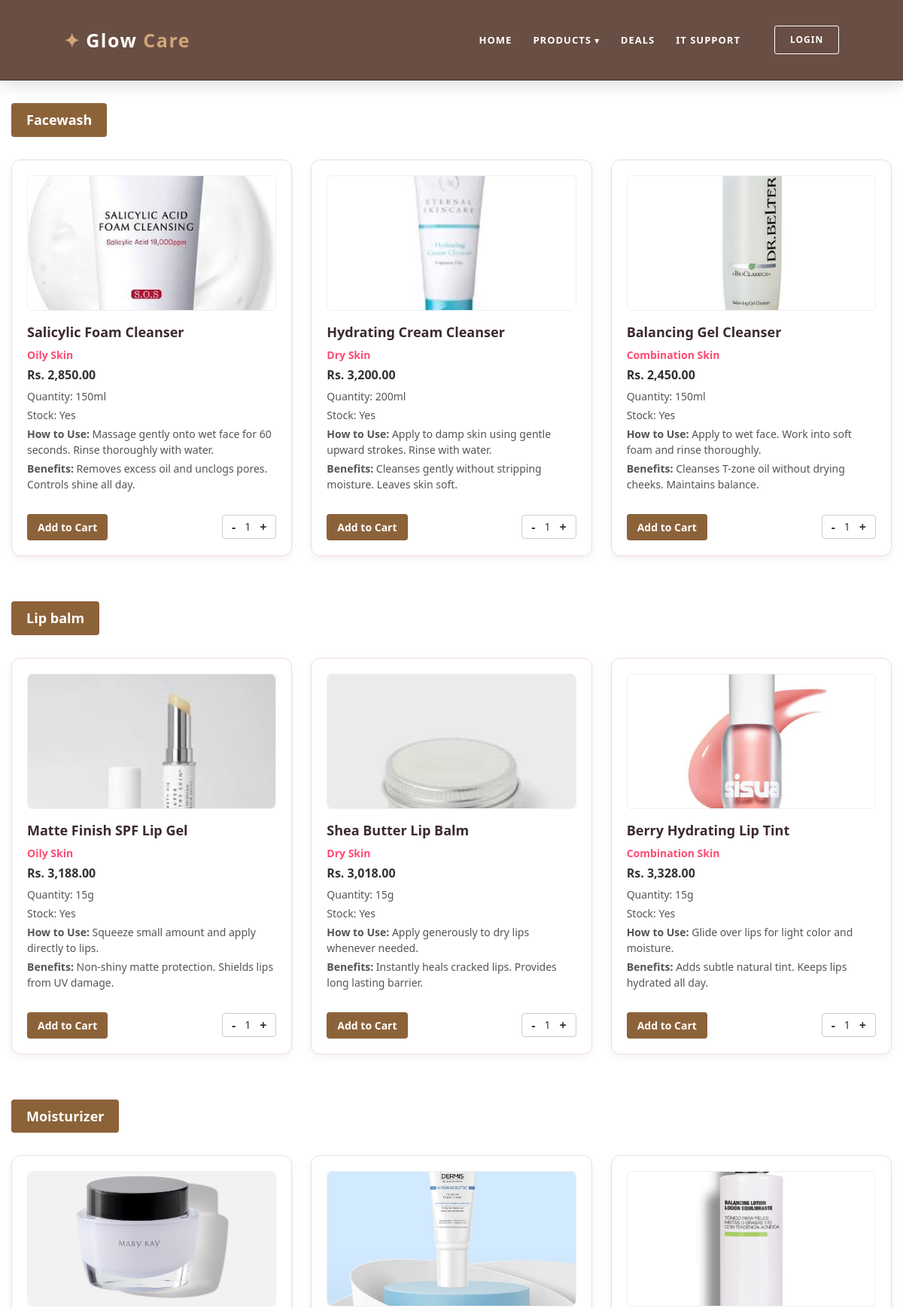
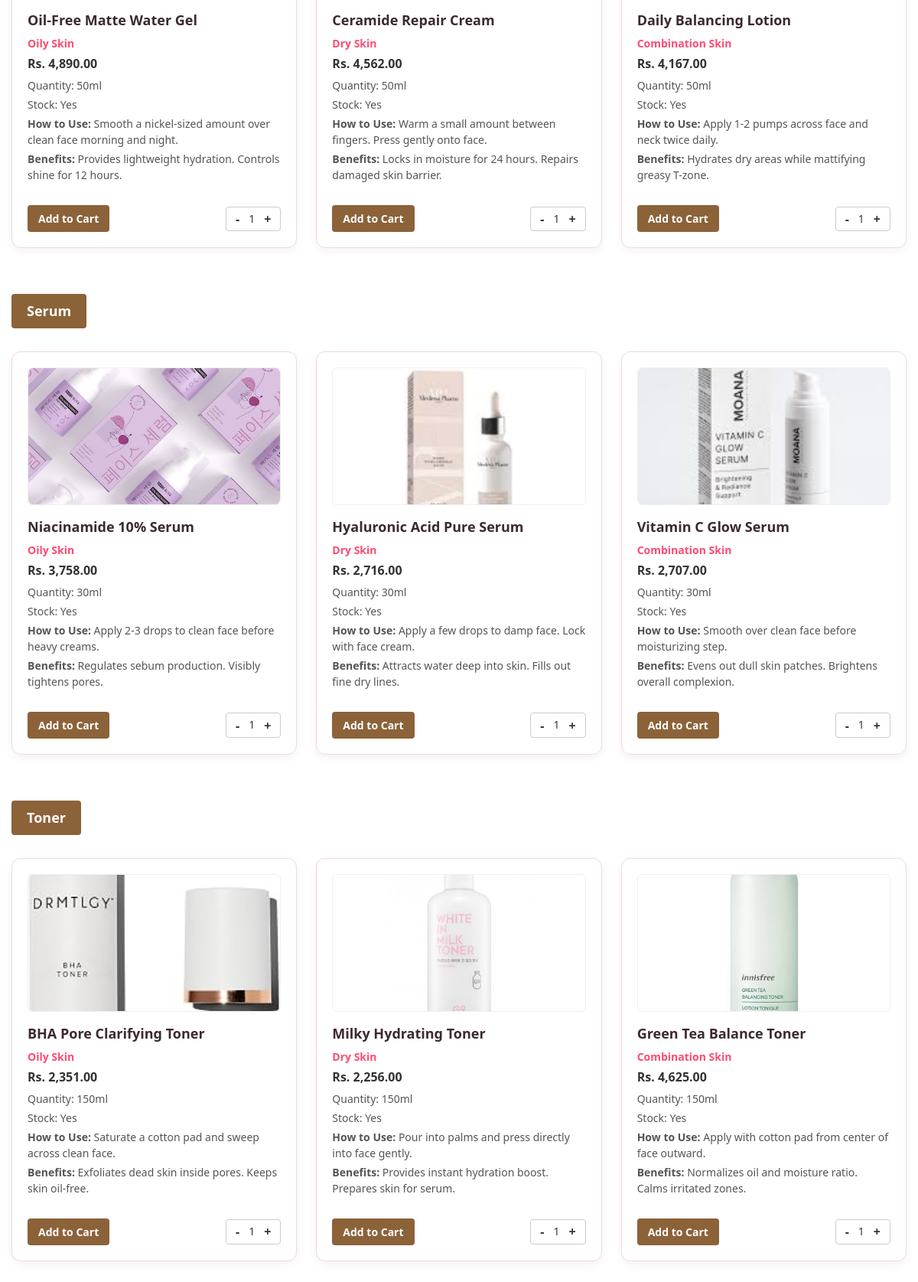
The app's page /facecare.php with its own data (2 pictures, top to bottom).
### tables this page shows
CREATE TABLE `product` (
  `P_id` int(10) NOT NULL,
  `P_name` varchar(35) NOT NULL,
  `image` varchar(115) NOT NULL,
  `category` varchar(15) NOT NULL,
  `sub_category` varchar(25) NOT NULL,
  `Skin/Hair_type` varchar(20) NOT NULL,
  `P_price` decimal(10,2) DEFAULT NULL,
  `P_quantity` varchar(15) NOT NULL,
  `In_stock` varchar(15) NOT NULL,
  `guide` varchar(200) NOT NULL,
  `benifits` varchar(200) NOT NULL
);

### facecare.php (the view, shortened to what this page needs)
<?php
require_once 'connect.php';
$categoryName = 'Facecare';
$stmt = $conn->prepare("SELECT * FROM product WHERE category = ? ORDER BY sub_category");
$stmt->bind_param("s", $categoryName);
$stmt->execute();
$result = $stmt->get_result();
$products = $result->fetch_all(MYSQLI_ASSOC);
$subCategories = [];
foreach ($products as $product) {
    $subCategories[$product['sub_category']][] = $product;
}
?>
<!DOCTYPE html>
<html lang="en">
<head>
    <link rel="stylesheet" href="style.css">
</head>
<body>
<?php include 'navbar.php'; ?>
    <main class="container">
        <?php if (empty($subCategories)): ?>
            <p class="no-products">No products found in Face Care.</p>
        <?php else: ?>
            <?php foreach ($subCategories as $subCategoryName => $items): ?>
                <section class="category-section">
                    <h2 class="sub-category-title"><?php echo htmlspecialchars($subCategoryName); ?></h2>
                    <div class="product-grid">
                        <?php foreach ($items as $item): ?>
                            <div class="product-card" data-id="<?php echo $item['P_id']; ?>">
                                <div class="product-image-container">
                                    <?php
                                        $imagePath = (!empty($item['image']) && $item['image'] !== 'N/A')
                                            ? $item['image']
                                            : 'images/default.jpg';
                                    ?>
                                    <img src="<?php echo htmlspecialchars($imagePath); ?>"
                                         alt="<?php echo htmlspecialchars($item['P_name']); ?>"
                                         class="product-image">
                                </div>
                                <div class="product-details">
                                    <h3 class="product-name"><?php echo htmlspecialchars($item['P_name']); ?></h3>
                                    <?php if (!empty($item['Skin/Hair_type']) && $item['Skin/Hair_type'] !== 'N/A'): ?>
                                        <p class="product-meta"><?php echo htmlspecialchars($item['Skin/Hair_type']); ?></p>
                                    <?php endif; ?>
                                    <p class="price">Rs. <?php echo number_format($item['P_price'], 2); ?></p>
                                    <?php if (!empty($item['P_quantity']) && $item['P_quantity'] !== 'N/A'): ?>
                                        <p class="product-info">Quantity: <?php echo htmlspecialchars($item['P_quantity']); ?></p>
                                    <?php endif; ?>
                                    <p class="product-info">Stock: <?php echo htmlspecialchars($item['In_stock']); ?></p>
                                    <?php if (!empty($item['guide']) && $item['guide'] !== 'N/A'): ?>
                                        <p class="product-info"><strong>How to Use:</strong> <?php echo htmlspecialchars($item['guide']); ?></p>
                                    <?php endif; ?>
                                    <?php if (!empty($item['benifits']) && $item['benifits'] !== 'N/A'): ?>
                                        <p class="product-info"><strong>Benefits:</strong> <?php echo htmlspecialchars($item['benifits']); ?></p>
                                    <?php endif; ?>
                                </div>
                                <div class="card-actions">
                                    <button class="btn-add-cart">Add to Cart</button>
                                    <div class="quantity-control">
                                        <button class="qty-btn btn-minus">-</button>
                                        <span class="qty-val">1</span>
                                        <button class="qty-btn btn-plus">+</button>
                                    </div>
                                </div>
                            </div>
                        <?php endforeach; ?>
                    </div>
                </section>
            <?php endforeach; ?>
        <?php endif; ?>
    </main>
</body>
</html>

### style.css (style rules this page uses)
* { margin: 0; padding: 0; box-sizing: border-box; font-family: 'Segoe UI', Tahoma, Geneva, Verdana, sans-serif; }
body { background-color: white; color: #ffffff; line-height: 1.6; }
.container { max-width: 1200px; margin: 30px auto; padding: 0 15px; }
.category-section { margin-bottom: 60px; }
.sub-category-title { background-color: #8c6239; color: #ffffff; display: inline-block; padding: 8px 20px; font-size: 18px; font-weight: bold; border-radius: 4px; margin-bottom: 30px; }
.product-grid { display: grid; grid-template-columns: repeat(auto-fit, minmax(280px, 1fr)); gap: 25px; }
.product-card { background: #ffffff; border: 1px solid #f0d9df; border-radius: 12px; padding: 20px; box-shadow: 0 4px 12px rgba(0,0,0,0.05); transition: transform 0.3s ease, box-shadow 0.3s ease; display: flex; flex-direction: column; justify-content: space-between; }
.product-image-container { width: 100%; height: 180px; background-color: #ffffff; border: 1px solid #f0f0f0; border-radius: 6px; margin-bottom: 15px; overflow: hidden; display: flex; align-items: center; justify-content: center; }
.product-image { width: 100%; height: 180px; object-fit: cover; border-radius: 8px; }
.product-details { font-size: 15px; line-height: 1.5; margin-bottom: 15px; text-align: left; }
.product-name { font-size: 18px; font-weight: bold; color: #3b2a2f; margin-bottom: 6px; }
.product-meta { font-size: 14px; color: #ff4b72; font-weight: 600; margin-bottom: 4px; }
.price { font-size: 16px; font-weight: bold; color: #333333; margin-bottom: 6px; }
.product-info { font-size: 14px; margin-bottom: 4px; color: #555555; }
.card-actions { display: flex; justify-content: space-between; align-items: center; margin-top: auto; padding-top: 10px; }
.btn-add-cart { background-color: #8c6239; color: #ffffff; border: none; border-radius: 4px; padding: 8px 14px; font-size: 14px; font-weight: bold; cursor: pointer; transition: background 0.2s ease; }
.quantity-control { display: flex; align-items: center; background-color: #ffffff; border: 1px solid #cccccc; border-radius: 4px; padding: 4px 8px; gap: 8px; font-size: 14px; }
.qty-btn { background: none; border: none; cursor: pointer; font-weight: bold; font-size: 16px; padding: 0 4px; color: #333333; }
.qty-val { color: #333333; }

### records on screen
product: image (picture), P_name "Salicylic Foam Cleanser", value "Oily Skin", P_price "2,850.00", P_quantity "150ml", In_stock "Yes", guide "Massage gently onto wet face for 60 seconds. Rinse thoroughly with water.", benifits "Removes excess oil and unclogs pores. Controls shine all day."
product: image (picture), P_name "Hydrating Cream Cleanser", value "Dry Skin", P_price "3,200.00", P_quantity "200ml", In_stock "Yes", guide "Apply to damp skin using gentle upward strokes. Rinse with water.", benifits "Cleanses gently without stripping moisture. Leaves skin soft."
product: image (picture), P_name "Balancing Gel Cleanser", value "Combination Skin", P_price "2,450.00", P_quantity "150ml", In_stock "Yes", guide "Apply to wet face. Work into soft foam and rinse thoroughly.", benifits "Cleanses T-zone oil without drying cheeks. Maintains balance."
product: image (picture), P_name "Matte Finish SPF Lip Gel", value "Oily Skin", P_price "3,188.00", P_quantity "15g", In_stock "Yes", guide "Squeeze small amount and apply directly to lips.", benifits "Non-shiny matte protection. Shields lips from UV damage."
product: image (picture), P_name "Shea Butter Lip Balm", value "Dry Skin", P_price "3,018.00", P_quantity "15g", In_stock "Yes", guide "Apply generously to dry lips whenever needed.", benifits "Instantly heals cracked lips. Provides long lasting barrier."
product: image (picture), P_name "Berry Hydrating Lip Tint", value "Combination Skin", P_price "3,328.00", P_quantity "15g", In_stock "Yes", guide "Glide over lips for light color and moisture.", benifits "Adds subtle natural tint. Keeps lips hydrated all day."
product: image (picture), P_name "Oil-Free Matte Water Gel", value "Oily Skin", P_price "4,890.00", P_quantity "50ml", In_stock "Yes", guide "Smooth a nickel-sized amount over clean face morning and night.", benifits "Provides lightweight hydration. Controls shine for 12 hours."
product: image (picture), P_name "Ceramide Repair Cream", value "Dry Skin", P_price "4,562.00", P_quantity "50ml", In_stock "Yes", guide "Warm a small amount between fingers. Press gently onto face.", benifits "Locks in moisture for 24 hours. Repairs damaged skin barrier."
product: image (picture), P_name "Daily Balancing Lotion", value "Combination Skin", P_price "4,167.00", P_quantity "50ml", In_stock "Yes", guide "Apply 1-2 pumps across face and neck twice daily.", benifits "Hydrates dry areas while mattifying greasy T-zone."
product: image (picture), P_name "Niacinamide 10% Serum", value "Oily Skin", P_price "3,758.00", P_quantity "30ml", In_stock "Yes", guide "Apply 2-3 drops to clean face before heavy creams.", benifits "Regulates sebum production. Visibly tightens pores."
product: image (picture), P_name "Hyaluronic Acid Pure Serum", value "Dry Skin", P_price "2,716.00", P_quantity "30ml", In_stock "Yes", guide "Apply a few drops to damp face. Lock with face cream.", benifits "Attracts water deep into skin. Fills out fine dry lines."
product: image (picture), P_name "Vitamin C Glow Serum", value "Combination Skin", P_price "2,707.00", P_quantity "30ml", In_stock "Yes", guide "Smooth over clean face before moisturizing step.", benifits "Evens out dull skin patches. Brightens overall complexion."
product: image (picture), P_name "BHA Pore Clarifying Toner", value "Oily Skin", P_price "2,351.00", P_quantity "150ml", In_stock "Yes", guide "Saturate a cotton pad and sweep across clean face.", benifits "Exfoliates dead skin inside pores. Keeps skin oil-free."
product: image (picture), P_name "Milky Hydrating Toner", value "Dry Skin", P_price "2,256.00", P_quantity "150ml", In_stock "Yes", guide "Pour into palms and press directly into face gently.", benifits "Provides instant hydration boost. Prepares skin for serum."
product: image (picture), P_name "Green Tea Balance Toner", value "Combination Skin", P_price "4,625.00", P_quantity "150ml", In_stock "Yes", guide "Apply with cotton pad from center of face outward.", benifits "Normalizes oil and moisture ratio. Calms irritated zones."

### other values on screen
$subCategoryName "Facewash"
$subCategoryName "Lip balm"
$subCategoryName "Moisturizer"
$subCategoryName "Serum"
$subCategoryName "Toner"
